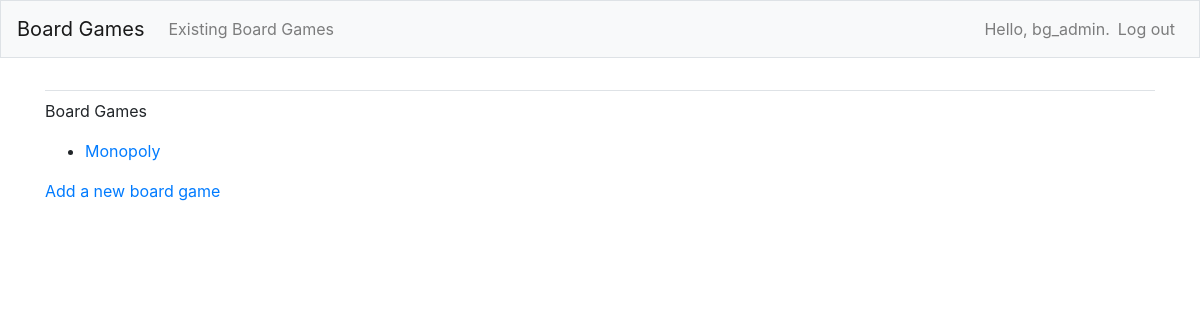
The app's page /games/ (signed in), older data.
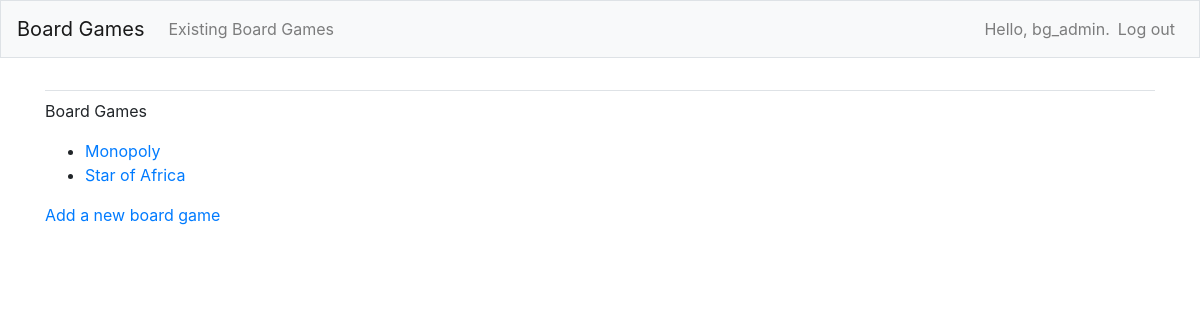
The same page, newer data.
### board_games/models.py (models this page shows)
class Game(models.Model):
    text = models.CharField(max_length=200)
    date_added = models.DateTimeField(auto_now_add=True)
    loaner = ""
    LOAN_STATUS_CHOICES = [
        ('A', 'available'),
        ('U', 'unavailable'),
    ]
    loan_status = models.CharField(max_length=1,choices=LOAN_STATUS_CHOICES,default='A')
    def __str__(self):
        return self.text

### board_games/views.py (the view)
# urls.py: path('games/', views.games, name='games'),
def games(request):
    games = Game.objects.order_by('date_added')
    context = {'games': games}
    return render(request, 'board_games/games.html', context)

### board_games/templates/board_games/games.html
{% extends "board_games/base.html" %}
{% block content %}
    <p>Board Games</p>
    <ul>
        {% for game in games %}
            <li>
                <a href="{% url 'board_games:game' game.id %}">{{ game }}</a>
            </li>
        {% empty %}
            <li>No games have been added yet.</li>
        {% endfor %}
    </ul>
    <a href="{% url 'board_games:new_game' %}">Add a new board game</a>
{% endblock content %}

Row changes from the older to the newer data that the page shows:
added Game: text "Star of Africa"
